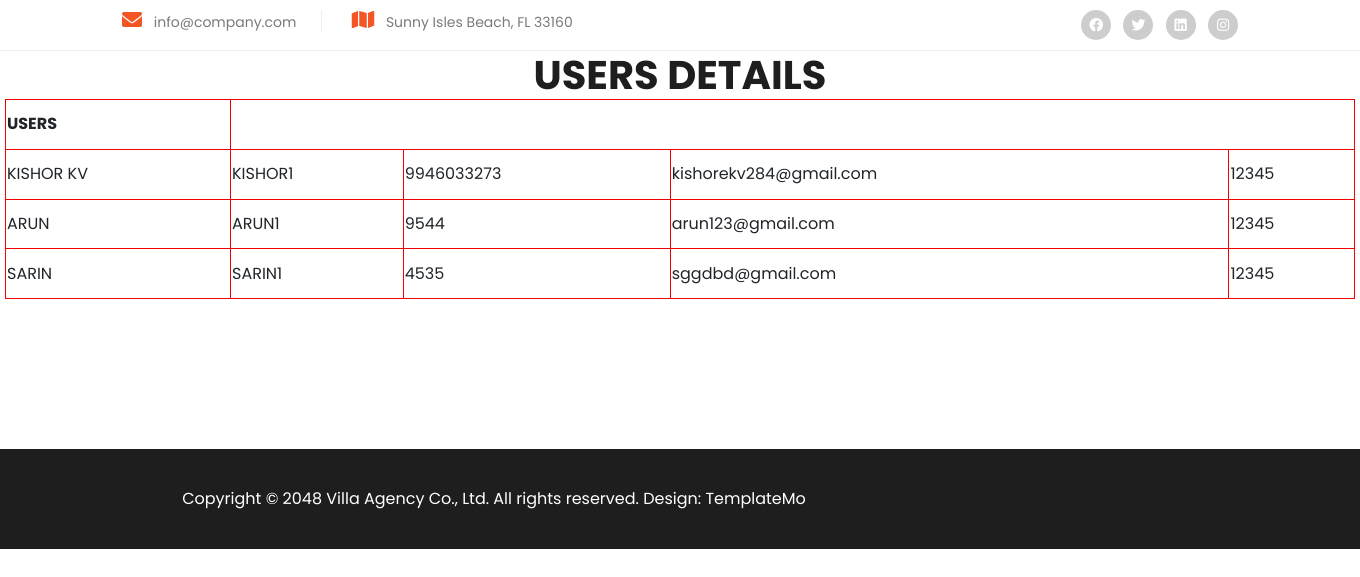
/users/, run on an earlier commit of the app's database.
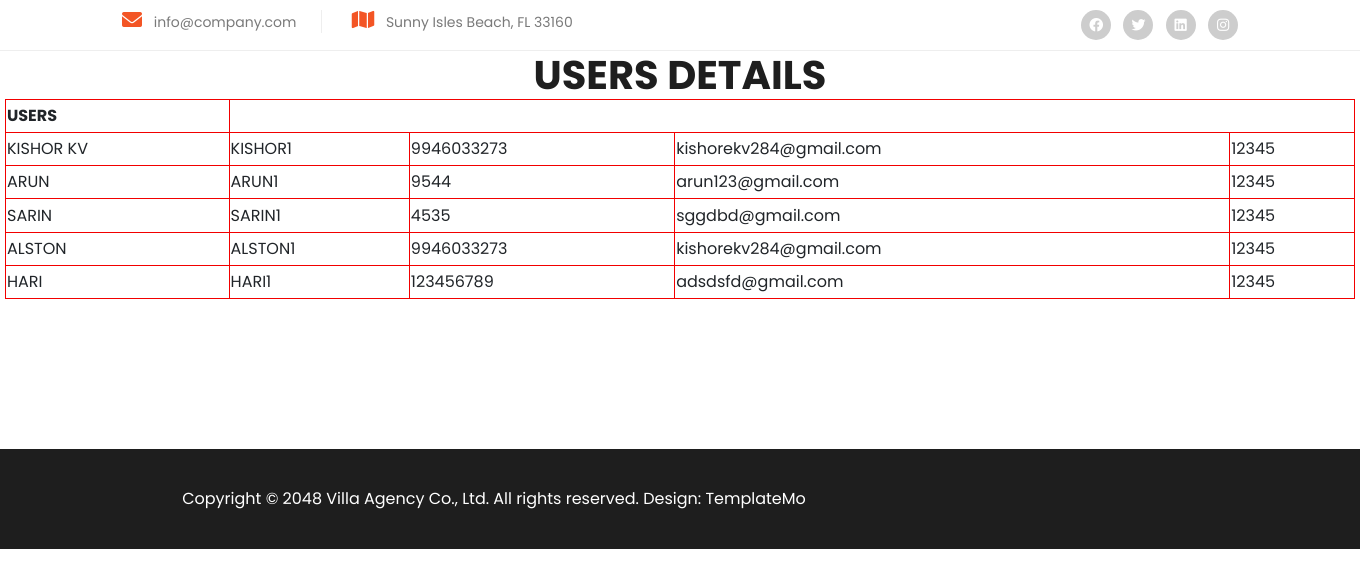
And on a later commit of the database.
### villapp/models.py (models this page shows)
class signup1(models.Model):
    name=models.CharField(max_length=50)
    username=models.CharField(max_length=50)
    phoneno=models.CharField(max_length=50)
    gmail=models.CharField(max_length=50)
    password=models.CharField(max_length=50)

### villapp/views.py (the view)
# urls.py: path('users/',views.users, name='users'),
def users(request):
    datas=signup1.objects.all()
    return render(request, 'users.html',{'userss':datas})

### templates/users.html (shortened to what this page needs)
{%load static%}
<!DOCTYPE html>
<html lang="en">
  <head>
    <link rel="stylesheet" href="{% static 'vendor/bootstrap/css/bootstrap.min.css' %}">
    <link rel="stylesheet" href="{% static 'css/fontawesome.css' %}">
    <link rel="stylesheet" href="{% static 'css/templatemo-villa-agency.css' %}">
    <link rel="stylesheet" href="{% static 'css/owl.css' %}">
    <link rel="stylesheet" href="{% static 'css/animate.css' %}">
    <link rel="stylesheet"href="https://unpkg.com/swiper@7/swiper-bundle.min.css"/>
  </head>
<body>
  <div class="sub-header">
    <div class="container">
      <div class="row">
        <div class="col-lg-8 col-md-8">
          <ul class="info">
            <li><i class="fa fa-envelope"></i> info@company.com</li>
            <li><i class="fa fa-map"></i> Sunny Isles Beach, FL 33160</li>
          </ul>
        </div>
        <div class="col-lg-4 col-md-4">
          <ul class="social-links">
            <li><a href="#"><i class="fab fa-facebook"></i></a></li>
            <li><a href="https://x.com/minthu" target="_blank"><i class="fab fa-twitter"></i></a></li>
            <li><a href="#"><i class="fab fa-linkedin"></i></a></li>
            <li><a href="#"><i class="fab fa-instagram"></i></a></li>
          </ul>
        </div>
      </div>
    </div>
  </div>
  <center>
    <h1>USERS DETAILS</h1>
<table style="width:1350px ; height: 200px;">
    <th>USERS</th>
    {% for obj in userss %}
    <tr>
        <td>{{obj.name}}</td>
        <td>{{obj.username}}</td>
        <td>{{obj.phoneno}}</td>
        <td>{{obj.gmail}}</td>
        <td>{{obj.password}}</td>
    </tr>
    {% endfor %}
</table>
</center>
  <footer>
    <div class="container">
      <div class="col-lg-8">
        <p>Copyright © 2048 Villa Agency Co., Ltd. All rights reserved.
        Design: <a rel="nofollow" href="https://templatemo.com" target="_blank">TemplateMo</a></p>
      </div>
    </div>
  </footer>
  </body>
</html>

### static/css/templatemo-villa-agency.css (style rules this page uses)
html, body, div, span, applet, object, iframe, h1, h2, h3, h4, h5, h6, p, blockquote, div pre, a, abbr, acronym, address, big, cite, code, del, dfn, em, font, img, ins, kbd, q, s, samp, small, strike, strong, sub, sup, tt, var, b, u, i, center, dl, dt, dd, ol, ul, li, figure, header, nav, section, article, aside, footer, figcaption { margin: 0; padding: 0; border: 0; outline: 0; }
ul, li { padding: 0; margin: 0; list-style: none; }
header, nav, section, article, aside, footer, hgroup { display: block; }
* { box-sizing: border-box; }
html, body { font-family: 'Poppins', sans-serif; -ms-text-size-adjust: 100%; -webkit-font-smoothing: antialiased; -moz-osx-font-smoothing: grayscale; }
a { text-decoration: none !important; }
h1, h2, h3, h4, h5, h6 { color: #1e1e1e; margin-top: 0px; margin-bottom: 0px; font-weight: 700; }
ul { margin-bottom: 0px; }
p { font-size: 14px; line-height: 28px; color: #4a4a4a; }
html, body { font-family: 'Poppins', sans-serif; }
.sub-header { background-color: #fff; padding: 10px 0px; border-bottom: 1px solid #eee; }
.sub-header ul li { display: inline-block; }
.sub-header ul.social-links { text-align: right; }
.sub-header ul.social-links li { margin-left: 8px; }
.sub-header ul.social-links li a { display: inline-block; width: 30px; height: 30px; background-color: #cdcdcd; border-radius: 50%; text-align: center; line-height: 30px; color: #fff; font-size: 14px; transition: all .3s; }
.sub-header ul.info li { font-size: 14px; color: #7a7a7a; border-right: 1px solid #eee; margin-right: 25px; padding-right: 25px; }
.sub-header ul.info li:last-child { margin-right: 0px; padding-right: 0px; border-right: none; }
.sub-header ul.info li i { font-size: 20px; color: #f35525; margin-right: 8px; }
footer { margin-top: 150px; background-color: #1e1e1e; min-height: 100px; }
footer p { text-align: center; line-height: 100px; color: #fff; font-size: 16px; font-weight: 400; }
footer p a { color: #fff; transition: all .3s; position: relative; z-index: 3; }
body { overflow-x: hidden; }

### templates/users.html (style rules this page uses)
table, th, td { border: 1px solid rgb(242, 0, 0); border-collapse: collapse; }
th,td { text-align:left }

What changed in the data, as far as the page shows it:
added signup1: name "ALSTON", username "ALSTON1", phoneno "9946033273", gmail "kishorekv284@gmail.com", password "12345"
added signup1: name "HARI", username "HARI1", phoneno "123456789", gmail "adsdsfd@gmail.com", password "12345"
